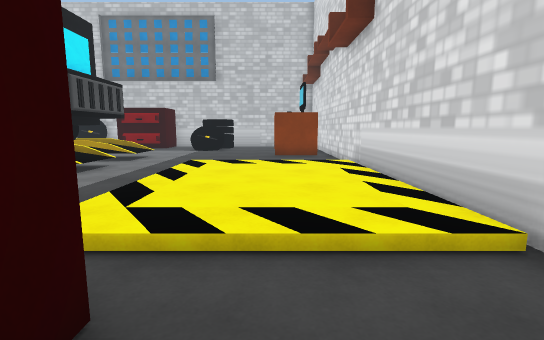
[1] (above)

24 first-person views from a walk through a Unity game level. The camera is 1.3 m above the floor, tilts 8° down and sees 85° across. The floor is counted in squares, 1 m on a side. Each view is taken from the middle of a square. On the plan, view 1 faces up. The plan holds only what a view shows up to about 14 squares ahead; the rest is blank.

[2]
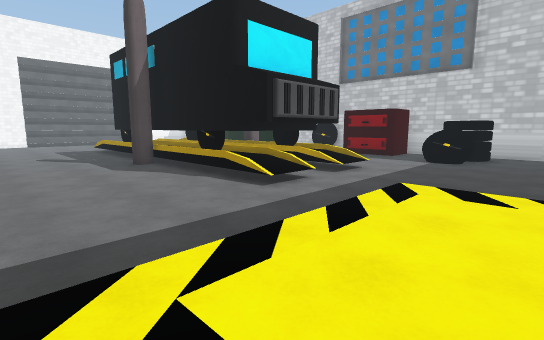

[3]
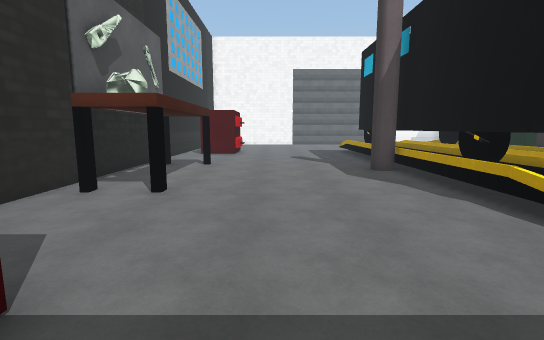

[4]
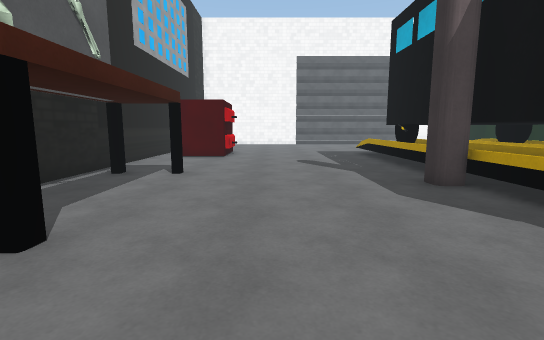

[5]
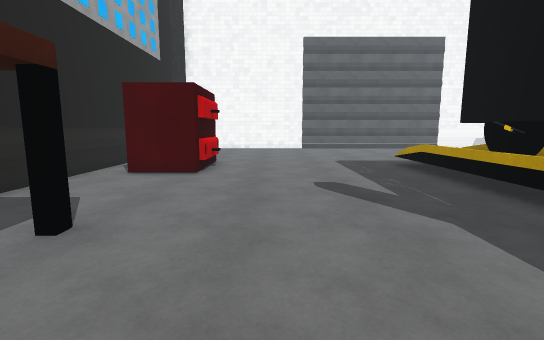

[6]
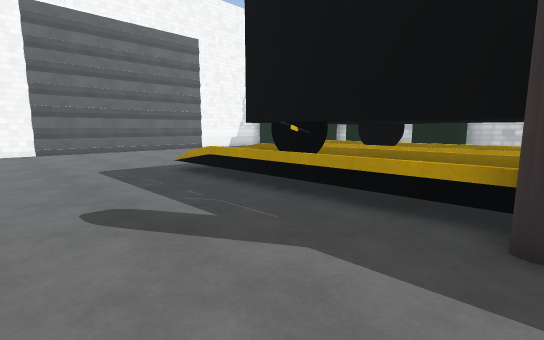

[7]
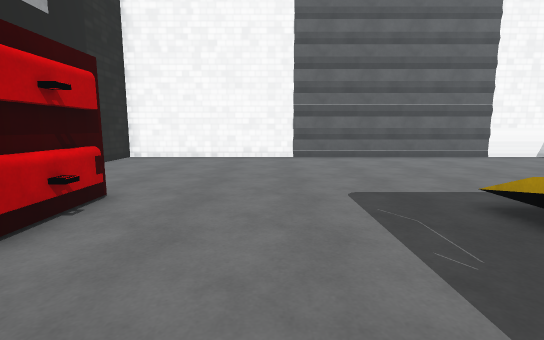

[8]
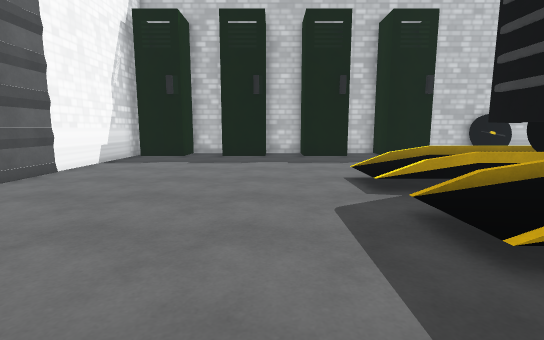

[9]
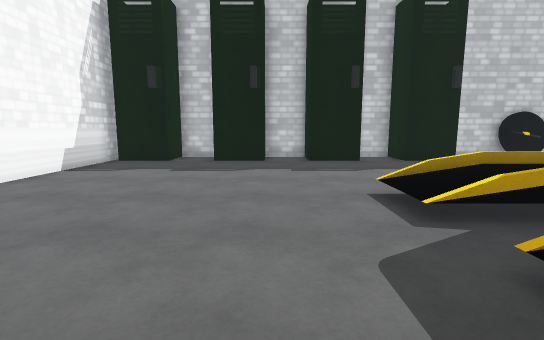

[10]
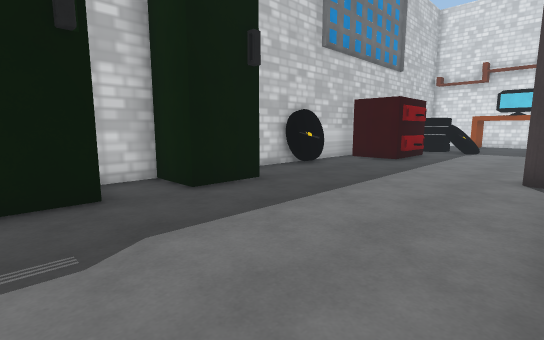

[11]
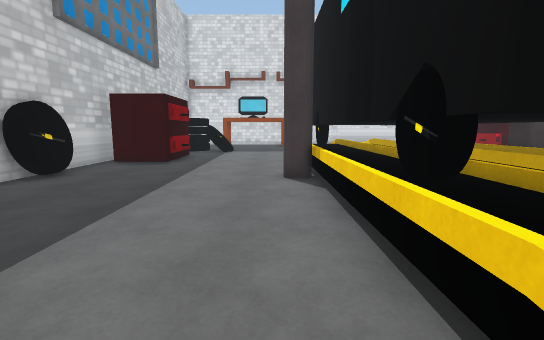

[12]
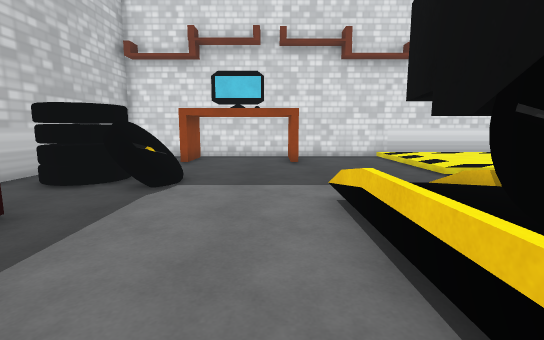

[13]
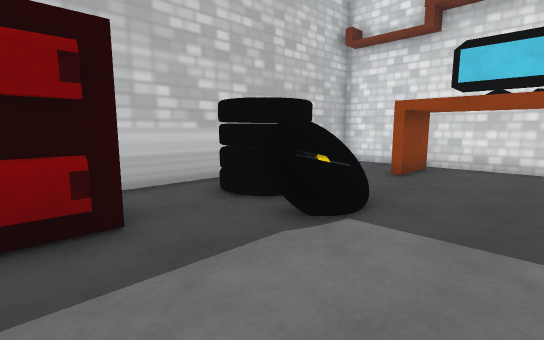

[14]
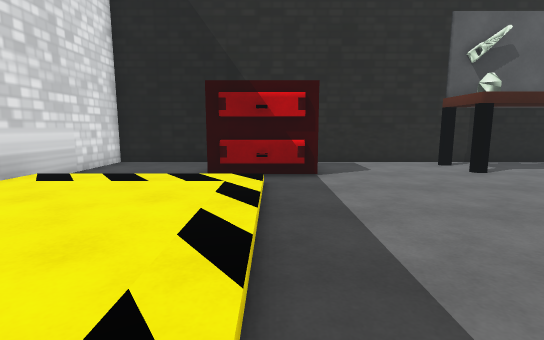

[15]
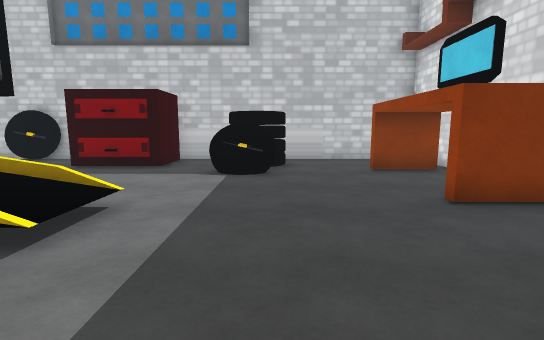

[16]
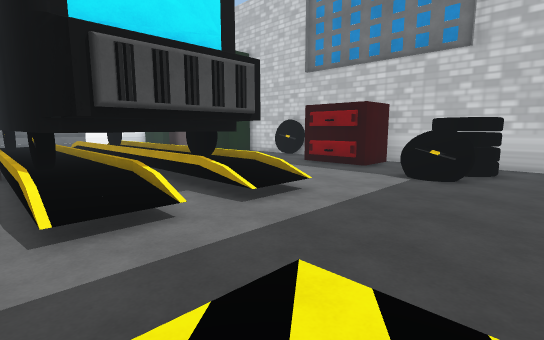

[17]
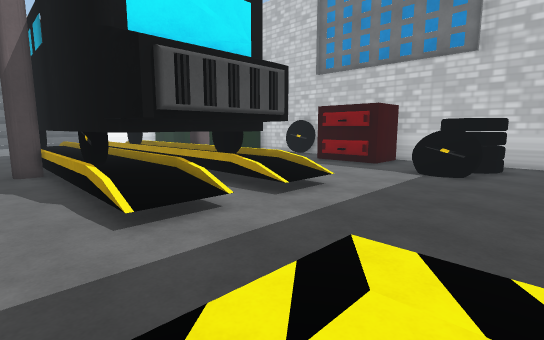

[18]
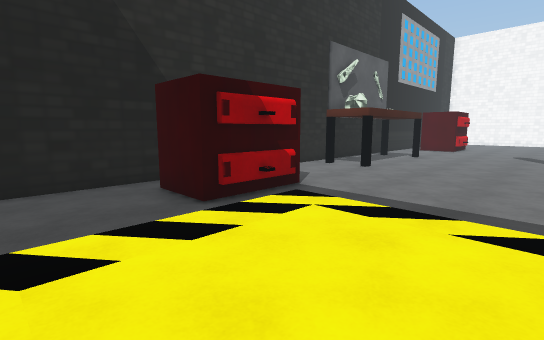

[19]
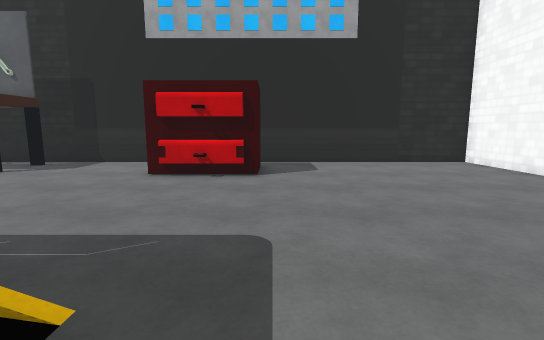

[20]
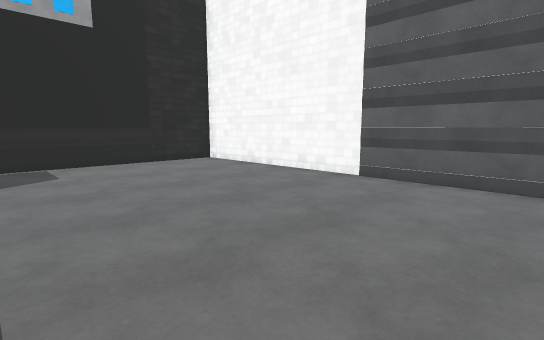

[21]
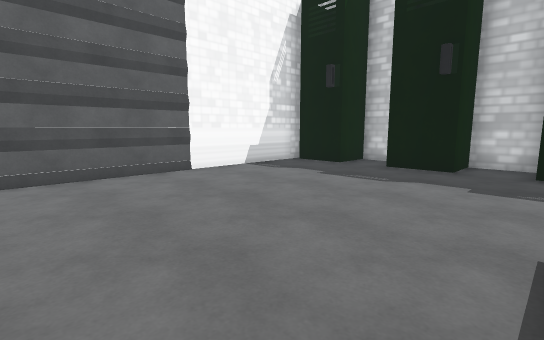

[22]
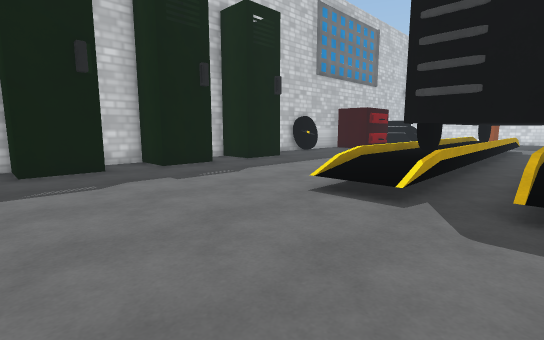

[23]
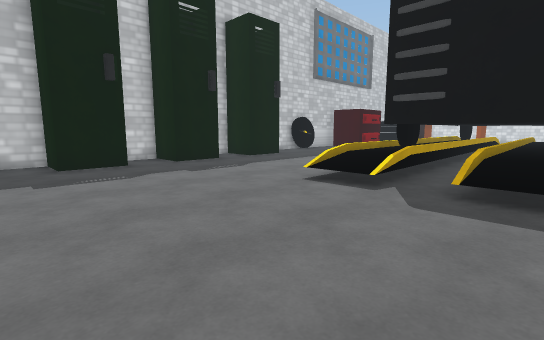

[24]
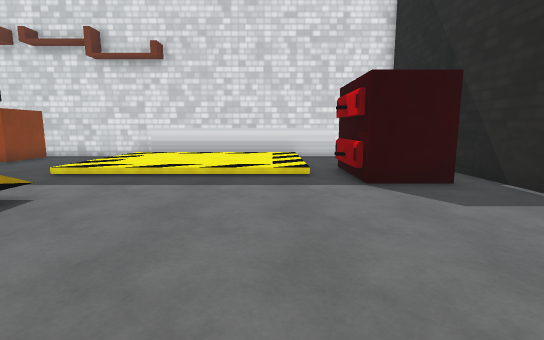

### Floor plan
Key: @ floor where view 1 was taken; # wall or solid block; x gap in a wall; . main floor; : floor 0.25 m higher than the main floor; + floor 0.5 m higher than the main floor; * floor 0.75 m higher than the main floor; / step, stairs or slope; = window, fence, low wall or low ledge; ^ raised ledge; v drop or lower ground; O other object.
Columns run from 31 left of view 1 to 3 right of it. Each row starts with its distance up from view 1.
 22    ### ######   ######  ###########
 21    #.###.# .#  ..###.####..x......#
 20 ####.###.##.###......## #..##.....#
 19 #....................####..##.....#
 18 #.........................=#=..OOO#
 17 #.................................#
 16 #.................................#
 15 #.................................#
 14 #........//.v=^^^^#^^^^===.....OOO#
 13 #........//+####^^^^######........#
 12 #........//*####====####=#........#
 11 #...........#  #.... # #..........#
 10 #........//+##^#^^^^^#^#=O..//////#
  9 #........//+=#O===^==###=O../:::::#
  8 #.................#........./:::::#
  7 #.........................../:::::#
  6 #.........................../:::::#
  5 #.........................../:::::#
  4 #.........................../:::::#
  3 #...........................//////#
  2 #........###...............###....#
  1 #........###....#.....#....####...#
  0 #........###...............#  #@..#
 -1 #.................................#
 -2 ###################################

Positions as (right, up) in squares from view 1, and headings:
1: (0, 0), facing up
2: (0, 3), facing up-left
3: (-2, 4), facing left
4: (-6, 4), facing left
5: (-11, 4), facing left
6: (-13, 4), facing up-left
7: (-17, 5), facing left
8: (-24, 6), facing up
9: (-24, 8), facing up
10: (-22, 14), facing up-right
11: (-21, 15), facing right
12: (-11, 15), facing right
13: (-8, 15), facing up-right
14: (-3, 10), facing down
15: (-3, 9), facing up
16: (-1, 8), facing up-left
17: (-1, 7), facing up-left
18: (2, 7), facing down-left
19: (-23, 10), facing down
20: (-23, 10), facing down-left
21: (-22, 10), facing up-left
22: (-27, 10), facing up-right
23: (-28, 9), facing up-right
24: (-11, 4), facing right
